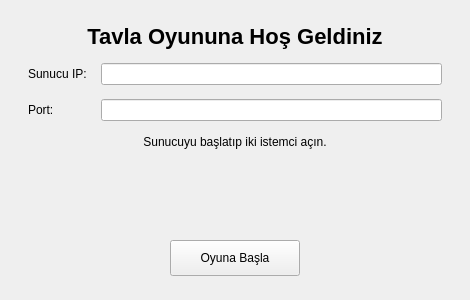
<?xml version="1.0" encoding="UTF-8"?>
<ui version="4.0">
 <class>StartScreen</class>
 <widget class="QWidget" name="StartScreen">
  <property name="windowTitle"><string>Tavla Oyununa Hoş Geldiniz</string></property>
  <property name="minimumSize"><size><width>470</width><height>300</height></size></property>
  <layout class="QVBoxLayout" name="rootLayout">
   <property name="leftMargin"><number>28</number></property>
   <property name="topMargin"><number>24</number></property>
   <property name="rightMargin"><number>28</number></property>
   <property name="bottomMargin"><number>24</number></property>
   <property name="spacing"><number>14</number></property>
   <item>
    <widget class="QLabel" name="lbl_title">
     <property name="text"><string>Tavla Oyununa Hoş Geldiniz</string></property>
     <property name="alignment"><set>Qt::AlignCenter</set></property>
     <property name="styleSheet"><string>font-size: 22px; font-weight: bold;</string></property>
    </widget>
   </item>
   <item>
    <layout class="QFormLayout" name="formLayout">
     <item row="0" column="0"><widget class="QLabel" name="lbl_host"><property name="text"><string>Sunucu IP:</string></property></widget></item>
     <item row="0" column="1"><widget class="QLineEdit" name="host_edit"/></item>
     <item row="1" column="0"><widget class="QLabel" name="lbl_port"><property name="text"><string>Port:</string></property></widget></item>
     <item row="1" column="1"><widget class="QLineEdit" name="port_edit"/></item>
    </layout>
   </item>
   <item>
    <widget class="QLabel" name="status_label">
     <property name="text"><string>Sunucuyu başlatıp iki istemci açın.</string></property>
     <property name="alignment"><set>Qt::AlignCenter</set></property>
    </widget>
   </item>
   <item>
    <spacer name="verticalSpacer"><property name="orientation"><enum>Qt::Vertical</enum></property><property name="sizeHint"><size><width>20</width><height>20</height></size></property></spacer>
   </item>
   <item>
    <layout class="QHBoxLayout" name="buttonRow">
     <item><spacer name="leftSpacer"><property name="orientation"><enum>Qt::Horizontal</enum></property><property name="sizeHint"><size><width>40</width><height>20</height></size></property></spacer></item>
     <item><widget class="QPushButton" name="btn_start"><property name="minimumSize"><size><width>130</width><height>36</height></size></property><property name="text"><string>Oyuna Başla</string></property></widget></item>
     <item><spacer name="rightSpacer"><property name="orientation"><enum>Qt::Horizontal</enum></property><property name="sizeHint"><size><width>40</width><height>20</height></size></property></spacer></item>
    </layout>
   </item>
  </layout>
 </widget>
 <resources/>
 <connections/>
</ui>
